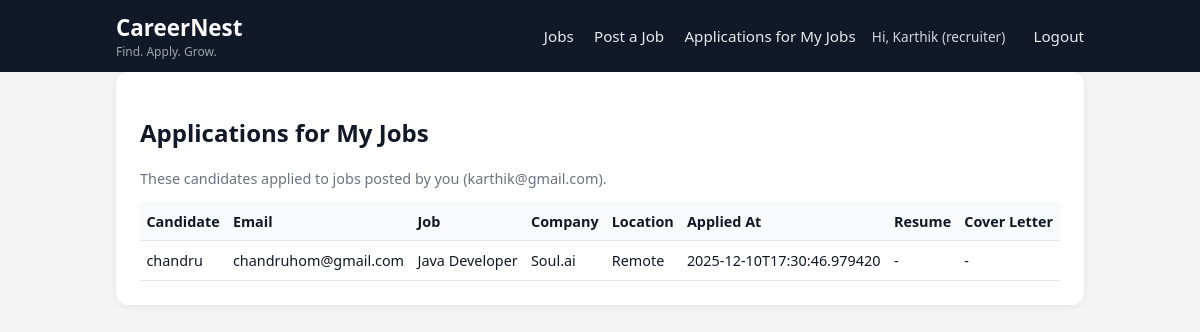
/recruiter/applications (signed in), run on the app's committed database.
### tables this page shows
CREATE TABLE users (
            id INTEGER PRIMARY KEY AUTOINCREMENT,
            name TEXT NOT NULL,
            email TEXT NOT NULL UNIQUE,
            password_hash TEXT NOT NULL,
            role TEXT NOT NULL CHECK (role IN ('candidate', 'recruiter', 'admin'))
        );

CREATE TABLE applications (
            id INTEGER PRIMARY KEY AUTOINCREMENT,
            job_id INTEGER NOT NULL,
            name TEXT NOT NULL,
            email TEXT NOT NULL,
            resume_url TEXT,
            cover_letter TEXT,
            applied_at TEXT NOT NULL,
            FOREIGN KEY (job_id) REFERENCES jobs(id) ON DELETE CASCADE
        );

CREATE TABLE jobs (
            id INTEGER PRIMARY KEY AUTOINCREMENT,
            title TEXT NOT NULL,
            company TEXT NOT NULL,
            location TEXT,
            job_type TEXT,
            salary TEXT,
            description TEXT,
            created_at TEXT NOT NULL,
            posted_by_user_id INTEGER,
            FOREIGN KEY (posted_by_user_id) REFERENCES users(id)
        );

### app.py (the view)
        def wrapped_view(*args, **kwargs):
            if g.user is None:
                return redirect(url_for("login", next=request.path))
            if roles and g.user["role"] not in roles:
                return redirect(url_for("index"))
            return view(*args, **kwargs)

### app.py (called while the page is built)
def get_user_by_id(user_id):
    if not user_id:
        return None
    conn = get_db()
    user = conn.execute("SELECT * FROM users WHERE id = ?", (user_id,)).fetchone()
    conn.close()
    return user

@app.before_request
def load_logged_in_user():
    user_id = session.get("user_id")
    g.user = get_user_by_id(user_id) if user_id else None

def login_required(roles=None):
    def decorator(view):
        def wrapped_view(*args, **kwargs):
            if g.user is None:
                return redirect(url_for("login", next=request.path))
            if roles and g.user["role"] not in roles:
                return redirect(url_for("index"))
            return view(*args, **kwargs)
        wrapped_view.__name__ = view.__name__
        return wrapped_view
    return decorator

@app.route("/recruiter/applications")
@login_required(roles=["recruiter", "admin"])
def recruiter_applications():
    conn = get_db()
    rows = conn.execute("""
        SELECT a.id AS app_id, a.name, a.email, a.resume_url, a.cover_letter,
               a.applied_at,
               j.title AS job_title, j.company, j.location
        FROM applications a
        JOIN jobs j ON a.job_id = j.id
        WHERE j.posted_by_user_id = ?
        ORDER BY a.applied_at DESC
    """, (g.user["id"],)).fetchall()
    conn.close()
    apps = [dict(r) for r in rows]
    return render_template("recruiter_applications.html", applications=apps)

### templates/Recruiter_applications.html (shortened to what this page needs)
{% extends "base.html" %}
{% block content %}
<section class="card">
  <h2>Applications for My Jobs</h2>
  <p class="muted">These candidates applied to jobs posted by you ({{ g.user.email }}).</p>
  {% if applications %}
    <div class="table-wrapper">
      <table>
        <thead>
        <tr>
          <th>Candidate</th>
          <th>Email</th>
          <th>Job</th>
          <th>Company</th>
          <th>Location</th>
          <th>Applied At</th>
          <th>Resume</th>
          <th>Cover Letter</th>
        </tr>
        </thead>
        <tbody>
        {% for a in applications %}
          <tr>
            <td>{{ a.name }}</td>
            <td>{{ a.email }}</td>
            <td>{{ a.job_title }}</td>
            <td>{{ a.company }}</td>
            <td>{{ a.location or '-' }}</td>
            <td>{{ a.applied_at }}</td>
            <td>
              {% if a.resume_url %}
                <a href="{{ a.resume_url }}" target="_blank">View</a>
              {% else %}
                -
              {% endif %}
            </td>
            <td style="max-width:260px;">{{ a.cover_letter or '-' }}</td>
          </tr>
        {% endfor %}
        </tbody>
      </table>
    </div>
  {% else %}
    <p class="muted">No one has applied to your jobs yet.</p>
  {% endif %}
</section>
{% endblock %}

### templates/base.html (shortened to what this page needs)
<!DOCTYPE html>
<html lang="en">
<head>
  <link rel="stylesheet" href="{{ url_for('static', filename='style.css') }}">
</head>
<body>
<header class="topbar">
  <div class="container topbar-inner">
    <div class="brand">
      <span class="logo">CareerNest</span>
      <span class="tagline">Find. Apply. Grow.</span>
    </div>
    <nav>
  <a href="{{ url_for('index') }}">Jobs</a>
  {% if g.user and g.user.role in ['recruiter', 'admin'] %}
    <a href="{{ url_for('post_job_page') }}">Post a Job</a>
    <a href="{{ url_for('recruiter_applications') }}">Applications for My Jobs</a>
  {% endif %}
  {% if g.user %}
    <span class="nav-user">Hi, {{ g.user.name }} ({{ g.user.role }})</span>
    <a href="{{ url_for('logout') }}">Logout</a>
  {% else %}
    <a href="{{ url_for('login') }}">Login</a>
    <a href="{{ url_for('register') }}">Register</a>
  {% endif %}
</nav>
  </div>
</header>
<main class="container">
  {% block content %}{% endblock %}
</main>
</body>
</html>

### static/style.css (style rules this page uses)
* { box-sizing: border-box; }
body { margin: 0; font-family: system-ui, -apple-system, BlinkMacSystemFont, "Segoe UI", sans-serif; background: #f4f4f5; color: #111827; }
a { text-decoration: none; color: inherit; }
.topbar { background: #111827; color: white; padding: 0.75rem 0; }
.container { width: 100%; max-width: 1000px; margin: 0 auto; padding: 0 1rem; }
.topbar-inner { display: flex; align-items: center; justify-content: space-between; }
.brand { display: flex; flex-direction: column; }
.logo { font-size: 1.4rem; font-weight: 700; }
.tagline { font-size: 0.75rem; color: #9ca3af; }
nav a { margin-left: 1rem; font-size: 0.95rem; opacity: 0.9; }
.nav-user { margin-left: 0.75rem; margin-right: 0.5rem; font-size: 0.85rem; color: #d1d5db; }
.card { background: white; border-radius: 12px; box-shadow: 0 2px 8px rgba(0,0,0,0.06); padding: 1.5rem; margin-bottom: 1.5rem; }
.muted { font-size: 0.9rem; color: #6b7280; }
.table-wrapper { overflow-x: auto; }
table { width: 100%; border-collapse: collapse; font-size: 0.9rem; }
th, td { border-bottom: 1px solid #e5e7eb; padding: 0.6rem 0.4rem; text-align: left; }
th { background: #f9fafb; }

### data on the page
users: user.name "Karthik", user.role "recruiter", user.email "karthik@gmail.com"
applications: name "chandru", email "chandruhom@gmail.com", job_title "Java Developer", company "Soul.ai", location "Remote", applied_at "2025-12-10T17:30:46.979420", cover_letter "-"
